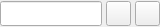
<?xml version="1.0" encoding="UTF-8"?>
<ui version="4.0">
 <class>BfBuscarReferenciaBase</class>
 <widget class="QWidget" name="BfBuscarReferenciaBase">
  <property name="geometry">
   <rect>
    <x>0</x>
    <y>0</y>
    <width>160</width>
    <height>27</height>
   </rect>
  </property>
  <property name="sizePolicy">
   <sizepolicy hsizetype="Expanding" vsizetype="Fixed">
    <horstretch>0</horstretch>
    <verstretch>0</verstretch>
   </sizepolicy>
  </property>
  <property name="windowTitle">
   <string>Form1</string>
  </property>
  <layout class="QGridLayout">
   <property name="margin">
    <number>0</number>
   </property>
   <property name="spacing">
    <number>4</number>
   </property>
   <item row="0" column="0">
    <widget class="QLineEdit" name="mui_referencia">
     <property name="sizePolicy">
      <sizepolicy hsizetype="Preferred" vsizetype="Fixed">
       <horstretch>0</horstretch>
       <verstretch>0</verstretch>
      </sizepolicy>
     </property>
     <property name="minimumSize">
      <size>
       <width>100</width>
       <height>25</height>
      </size>
     </property>
     <property name="maxLength">
      <number>12</number>
     </property>
    </widget>
   </item>
   <item row="0" column="1">
    <widget class="QToolButton" name="mui_informe">
     <property name="minimumSize">
      <size>
       <width>25</width>
       <height>25</height>
      </size>
     </property>
     <property name="maximumSize">
      <size>
       <width>25</width>
       <height>25</height>
      </size>
     </property>
     <property name="toolTip">
      <string>Informe por referencia</string>
     </property>
     <property name="icon">
      <iconset resource="../../bulmages.qrc">
       <normaloff>:/Images/reference-report.png</normaloff>:/Images/reference-report.png</iconset>
     </property>
     <property name="iconSize">
      <size>
       <width>16</width>
       <height>16</height>
      </size>
     </property>
    </widget>
   </item>
   <item row="0" column="2">
    <widget class="QToolButton" name="mui_abrirtodo">
     <property name="minimumSize">
      <size>
       <width>25</width>
       <height>25</height>
      </size>
     </property>
     <property name="maximumSize">
      <size>
       <width>25</width>
       <height>25</height>
      </size>
     </property>
     <property name="toolTip">
      <string>Abre todos los documentos con esta referencia</string>
     </property>
     <property name="icon">
      <iconset resource="../../bulmages.qrc">
       <normaloff>:/Images/document-open.png</normaloff>:/Images/document-open.png</iconset>
     </property>
     <property name="iconSize">
      <size>
       <width>16</width>
       <height>16</height>
      </size>
     </property>
    </widget>
   </item>
  </layout>
 </widget>
 <layoutdefault spacing="0" margin="0"/>
 <resources>
  <include location="../../bulmages.qrc"/>
 </resources>
 <connections/>
</ui>
